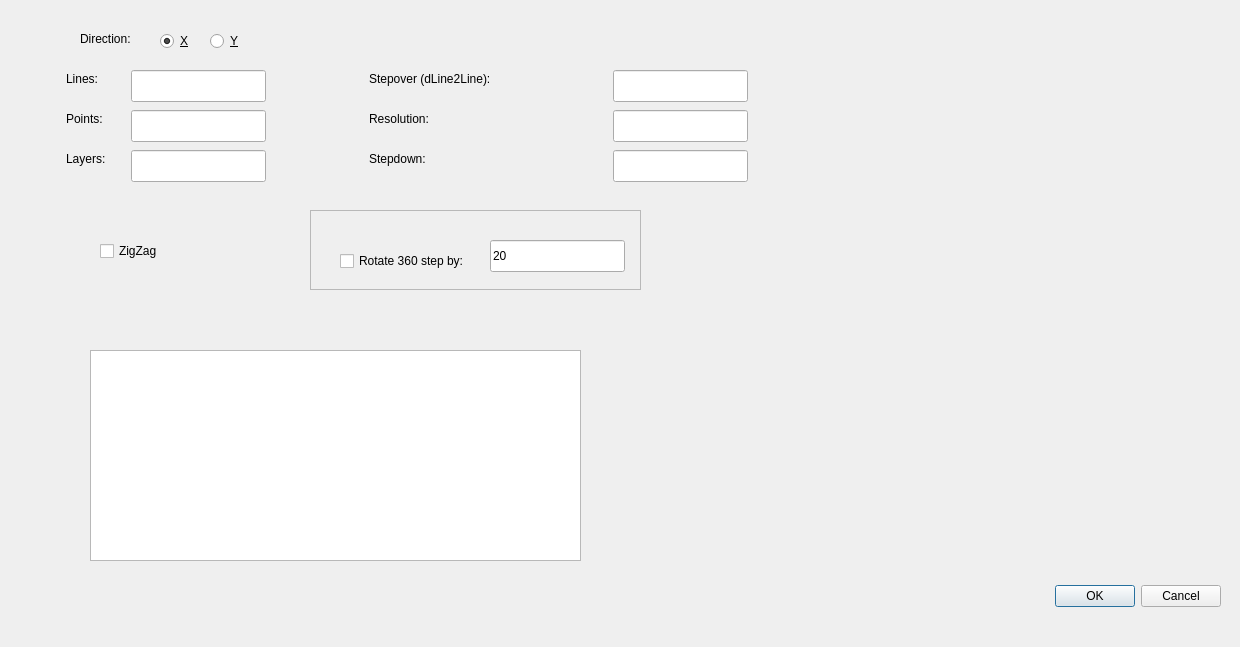
<?xml version="1.0" encoding="UTF-8"?>
<ui version="4.0">
 <class>dlgCutter</class>
 <widget class="QDialog" name="dlgCutter">
  <property name="geometry">
   <rect>
    <x>0</x>
    <y>0</y>
    <width>1240</width>
    <height>647</height>
   </rect>
  </property>
  <property name="windowTitle">
   <string>Dialog</string>
  </property>
  <widget class="QDialogButtonBox" name="buttonBox">
   <property name="geometry">
    <rect>
     <x>880</x>
     <y>580</y>
     <width>341</width>
     <height>32</height>
    </rect>
   </property>
   <property name="orientation">
    <enum>Qt::Horizontal</enum>
   </property>
   <property name="standardButtons">
    <set>QDialogButtonBox::Cancel|QDialogButtonBox::Ok</set>
   </property>
  </widget>
  <widget class="QLineEdit" name="lineEdit_overlap">
   <property name="geometry">
    <rect>
     <x>613</x>
     <y>70</y>
     <width>135</width>
     <height>32</height>
    </rect>
   </property>
  </widget>
  <widget class="QRadioButton" name="radioButton_ydir">
   <property name="geometry">
    <rect>
     <x>210</x>
     <y>30</y>
     <width>37</width>
     <height>22</height>
    </rect>
   </property>
   <property name="text">
    <string>&amp;Y</string>
   </property>
  </widget>
  <widget class="QLineEdit" name="lineEdit_stepdown">
   <property name="geometry">
    <rect>
     <x>613</x>
     <y>150</y>
     <width>135</width>
     <height>32</height>
    </rect>
   </property>
  </widget>
  <widget class="QLabel" name="label_3">
   <property name="geometry">
    <rect>
     <x>66</x>
     <y>110</y>
     <width>42</width>
     <height>18</height>
    </rect>
   </property>
   <property name="text">
    <string>Points:</string>
   </property>
  </widget>
  <widget class="QLineEdit" name="lineEdit_lines">
   <property name="geometry">
    <rect>
     <x>131</x>
     <y>70</y>
     <width>135</width>
     <height>32</height>
    </rect>
   </property>
  </widget>
  <widget class="QLabel" name="label_2">
   <property name="geometry">
    <rect>
     <x>80</x>
     <y>30</y>
     <width>59</width>
     <height>18</height>
    </rect>
   </property>
   <property name="text">
    <string>Direction:</string>
   </property>
  </widget>
  <widget class="QLineEdit" name="lineEdit_resolution">
   <property name="geometry">
    <rect>
     <x>613</x>
     <y>110</y>
     <width>135</width>
     <height>32</height>
    </rect>
   </property>
  </widget>
  <widget class="QFrame" name="frame">
   <property name="geometry">
    <rect>
     <x>310</x>
     <y>210</y>
     <width>331</width>
     <height>80</height>
    </rect>
   </property>
   <property name="frameShape">
    <enum>QFrame::StyledPanel</enum>
   </property>
   <property name="frameShadow">
    <enum>QFrame::Raised</enum>
   </property>
   <widget class="QCheckBox" name="checkBoxRotate">
    <property name="geometry">
     <rect>
      <x>30</x>
      <y>40</y>
      <width>141</width>
      <height>22</height>
     </rect>
    </property>
    <property name="text">
     <string>Rotate 360 step by:</string>
    </property>
   </widget>
   <widget class="QLineEdit" name="lineEditDegrees">
    <property name="geometry">
     <rect>
      <x>180</x>
      <y>30</y>
      <width>135</width>
      <height>32</height>
     </rect>
    </property>
    <property name="text">
     <string>20</string>
    </property>
   </widget>
  </widget>
  <widget class="QLabel" name="label_7">
   <property name="geometry">
    <rect>
     <x>369</x>
     <y>150</y>
     <width>65</width>
     <height>18</height>
    </rect>
   </property>
   <property name="text">
    <string>Stepdown:</string>
   </property>
  </widget>
  <widget class="QLineEdit" name="lineEdit_points">
   <property name="geometry">
    <rect>
     <x>131</x>
     <y>110</y>
     <width>135</width>
     <height>32</height>
    </rect>
   </property>
  </widget>
  <widget class="QLabel" name="label">
   <property name="geometry">
    <rect>
     <x>66</x>
     <y>150</y>
     <width>44</width>
     <height>18</height>
    </rect>
   </property>
   <property name="text">
    <string>Layers:</string>
   </property>
  </widget>
  <widget class="QLineEdit" name="lineEdit_layers">
   <property name="geometry">
    <rect>
     <x>131</x>
     <y>150</y>
     <width>135</width>
     <height>32</height>
    </rect>
   </property>
  </widget>
  <widget class="QRadioButton" name="radioButton_xdir">
   <property name="geometry">
    <rect>
     <x>160</x>
     <y>30</y>
     <width>36</width>
     <height>22</height>
    </rect>
   </property>
   <property name="text">
    <string>&amp;X</string>
   </property>
   <property name="checked">
    <bool>true</bool>
   </property>
  </widget>
  <widget class="QTextEdit" name="textEditStatus">
   <property name="geometry">
    <rect>
     <x>90</x>
     <y>350</y>
     <width>491</width>
     <height>211</height>
    </rect>
   </property>
  </widget>
  <widget class="QLabel" name="label_5">
   <property name="geometry">
    <rect>
     <x>369</x>
     <y>70</y>
     <width>136</width>
     <height>18</height>
    </rect>
   </property>
   <property name="text">
    <string>Stepover (dLine2Line):</string>
   </property>
  </widget>
  <widget class="QLabel" name="label_4">
   <property name="geometry">
    <rect>
     <x>66</x>
     <y>70</y>
     <width>36</width>
     <height>18</height>
    </rect>
   </property>
   <property name="text">
    <string>Lines:</string>
   </property>
  </widget>
  <widget class="QLabel" name="label_6">
   <property name="geometry">
    <rect>
     <x>369</x>
     <y>110</y>
     <width>69</width>
     <height>18</height>
    </rect>
   </property>
   <property name="text">
    <string>Resolution:</string>
   </property>
  </widget>
  <widget class="QCheckBox" name="checkBox_zigzag">
   <property name="geometry">
    <rect>
     <x>100</x>
     <y>240</y>
     <width>70</width>
     <height>22</height>
    </rect>
   </property>
   <property name="text">
    <string>ZigZag</string>
   </property>
  </widget>
 </widget>
 <resources/>
 <connections>
  <connection>
   <sender>buttonBox</sender>
   <signal>accepted()</signal>
   <receiver>dlgCutter</receiver>
   <slot>accept()</slot>
   <hints>
    <hint type="sourcelabel">
     <x>248</x>
     <y>254</y>
    </hint>
    <hint type="destinationlabel">
     <x>157</x>
     <y>274</y>
    </hint>
   </hints>
  </connection>
  <connection>
   <sender>buttonBox</sender>
   <signal>rejected()</signal>
   <receiver>dlgCutter</receiver>
   <slot>reject()</slot>
   <hints>
    <hint type="sourcelabel">
     <x>316</x>
     <y>260</y>
    </hint>
    <hint type="destinationlabel">
     <x>286</x>
     <y>274</y>
    </hint>
   </hints>
  </connection>
 </connections>
</ui>
